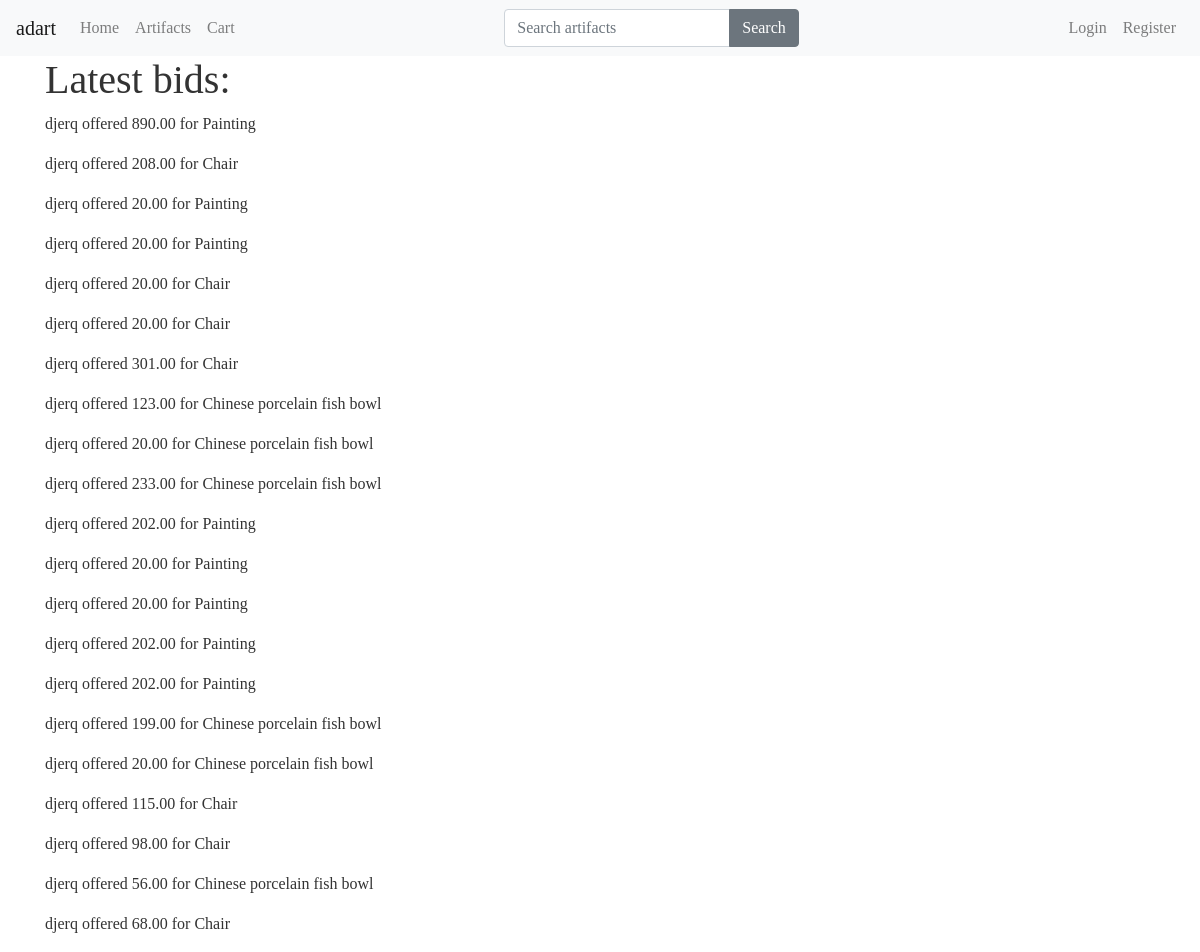
/bids/, run on an earlier commit of the app's database.
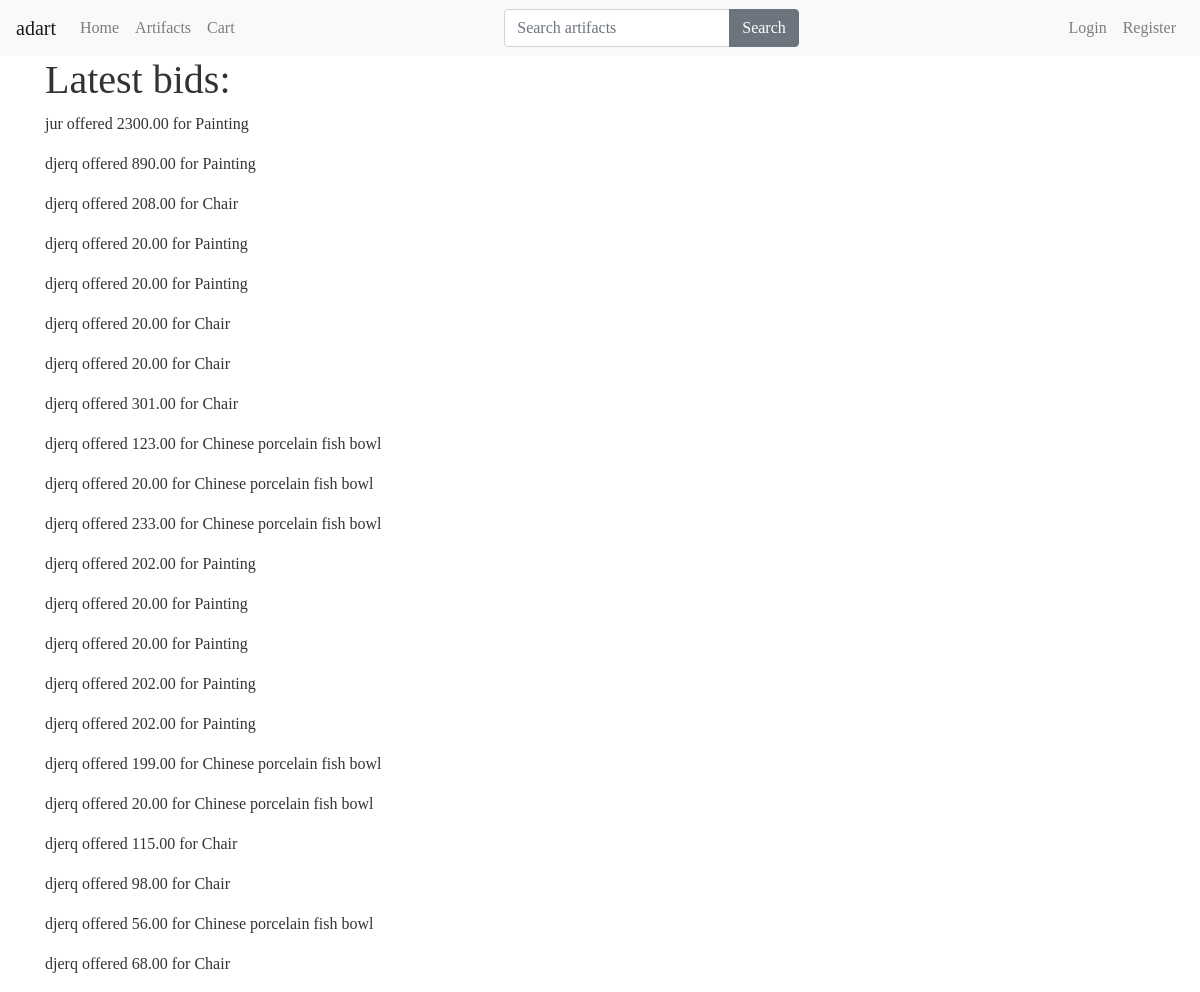
And on a later commit of the database.
### bids/models.py (models this page shows)
class Bid(models.Model):
    user = models.ForeignKey(User)
    artifact = models.ForeignKey(Artifact)
    offer = models.DecimalField(decimal_places=2, max_digits=20, default=20)
    def __str__(self):
        return str(self.artifact)

### artifacts/models.py (models this page shows, shortened)
class Artifact(models.Model):
    title = models.CharField(max_length=120)
    slug = models.SlugField(blank=True)
    description = models.TextField()
    min_price = models.DecimalField(decimal_places=2, max_digits=20, null=True)
    price = models.DecimalField(decimal_places=2, max_digits=20, null=True)
    deadline = models.DateTimeField()
    buyer = models.ForeignKey(User, null=True, blank=True)
    sold = models.BooleanField(default=False)
    image = models.ImageField(
        upload_to=upload_image_path, null=True, blank=True)
    year = models.CharField(max_length=120, default='unknown')
    origin = models.CharField(max_length=120, default='unknown')
    featured = models.BooleanField(default=False)
    objects = ArtifactManager()
    def __str__(self):
        return self.title

### bids/views.py (the view)
# urls.py: url(r'bids/$', bid_list, name='bids'),
def bid_list(request):
    bids = Bid.objects.all().order_by('-id')
    context = {
        'bids': bids
    }
    return render(request, 'bids/snippets/bids.html', context)

### bids/templates/bids/snippets/bids.html
{% extends 'base.html' %} {% block content%}
<div class="container ">
    <h1>Latest bids:</h1>
    <div>
        {% for bid in bids %}
        <p>{{bid.user}} offered {{bid.offer}} for {{ bid }}</p>
        {% endfor %}
    </div>
</div>
{% endblock %}

What changed in the data, as far as the page shows it:
added Bid: user "jur", offer "2300.00", artifact.title "Painting"
